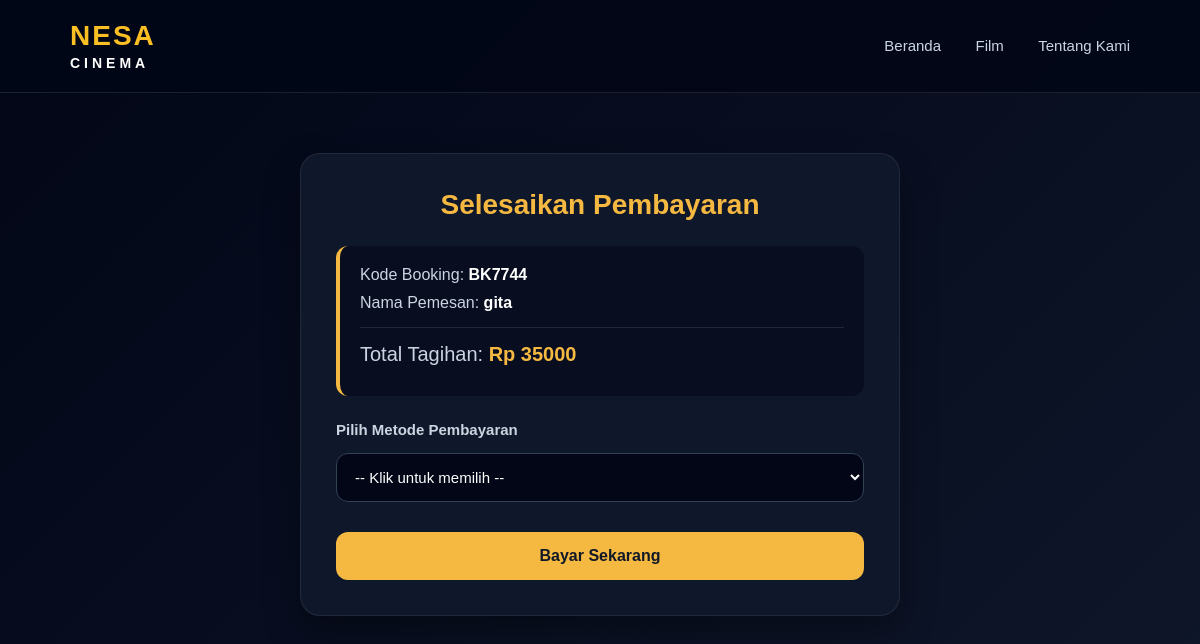
The page /payment/28/ on the database its author committed.
### booking/models.py (models this page shows, shortened)
class Tiket(models.Model):
    JENIS_TIKET_CHOICES = [
        ('reguler', 'Reguler'),
        ('pelajar', 'Pelajar'),
        ('weekend', 'Weekend'),
    ]
    STATUS_CHOICES = [
        ('AKTIF', 'Aktif'),
        ('BATAL', 'Batal'),
    ]
    kode_booking = models.CharField(max_length=20)
    nama_pemesan = models.CharField(max_length=100)
    jenis_tiket = models.CharField(max_length=20, choices=JENIS_TIKET_CHOICES)
    harga = models.IntegerField()
    jumlah_kursi = models.IntegerField()
    total_harga = models.IntegerField(default=0)
    status = models.CharField(
        max_length=20,
        choices=STATUS_CHOICES,
        default='AKTIF'
    )
    jadwal = models.ForeignKey(
        JadwalTayang,
        on_delete=models.CASCADE
    )
    kursi = models.ManyToManyField(Kursi)

### payment/views.py (the view, shortened to what this page needs)
# urls.py: path('<int:tiket_id>/', views.index_payment, name='index_payment'),
def index_payment(request, tiket_id):
    tiket = get_object_or_404(Tiket, id=tiket_id)
    return render(request, 'payment/payment_page.html', {'tiket': tiket})

### payment/templates/payment/payment_page.html (shortened to what this page needs)
{% load static %}
<!DOCTYPE html>
<html lang="id">
<head>
</head>
<body>
    <div class="navbar">
        <div class="logo">
            NESA
            <span>CINEMA</span>
        </div>
        <div class="menu">
            <a href="#">Beranda</a>
            <a href="#">Film</a>
            <a href="#">Tentang Kami</a>
        </div>
    </div>
    <div class="payment-container">
        <h2 class="payment-title">Selesaikan Pembayaran</h2>
        <div class="ticket-summary">
            <p>Kode Booking: <b>{{ tiket.kode_booking }}</b></p>
            <p>Nama Pemesan: <b>{{ tiket.nama_pemesan }}</b></p>
            <p class="total-price">Total Tagihan: <b>Rp {{ tiket.total_harga }}</b></p>
        </div>
        <form id="formPembayaran" method="POST" class="payment-form">
            <label for="payment_method">Pilih Metode Pembayaran</label>
            <select name="payment_method" id="payment_method" required>
                <option value="" disabled selected>-- Klik untuk memilih --</option>
            </select>
            <button type="submit" class="btn-pay">Bayar Sekarang</button>
        </form>
    </div>
</body>
</html>

### payment/templates/payment/payment_page.html (style rules this page uses)
* { margin: 0; padding: 0; box-sizing: border-box; }
body { font-family: Arial, sans-serif; background: linear-gradient(135deg, #020617, #0f172a); color: #ffffff; min-height: 100vh; }
.navbar { width: 100%; padding: 22px 70px; display: flex; justify-content: space-between; align-items: center; border-bottom: 1px solid rgba(255, 255, 255, 0.1); background-color: rgba(2, 6, 23, 0.9); position: sticky; top: 0; z-index: 10; }
.logo { color: #fbbf24; font-size: 28px; font-weight: 800; letter-spacing: 2px; line-height: 1; }
.logo span { display: block; color: #ffffff; font-size: 14px; letter-spacing: 4px; margin-top: 6px; }
.menu a { color: #cbd5e1; text-decoration: none; margin-left: 30px; font-size: 15px; }
.payment-container { max-width: 600px; margin: 60px auto; padding: 35px; background-color: #0f172a; border-radius: 20px; border: 1px solid rgba(255, 255, 255, 0.08); box-shadow: 0 15px 35px rgba(0, 0, 0, 0.35); }
.payment-title { color: #f5b942; text-align: center; font-size: 28px; margin-bottom: 25px; }
.ticket-summary { background-color: rgba(2, 6, 23, 0.5); padding: 20px; border-radius: 12px; margin-bottom: 25px; border-left: 4px solid #f5b942; }
.ticket-summary p { margin-bottom: 10px; font-size: 16px; color: #cbd5e1; }
.ticket-summary b { color: white; }
.total-price { font-size: 20px !important; margin-top: 15px; padding-top: 15px; border-top: 1px solid rgba(255, 255, 255, 0.1); }
.total-price b { color: #f5b942 !important; }
.payment-form { display: flex; flex-direction: column; gap: 15px; }
.payment-form label { font-weight: bold; color: #cbd5e1; font-size: 15px; }
.payment-form select { padding: 14px; border-radius: 12px; background-color: #020617; color: white; border: 1px solid #334155; font-size: 15px; outline: none; cursor: pointer; }
.btn-pay { margin-top: 15px; padding: 15px; background-color: #f5b942; color: #111827; font-weight: bold; font-size: 16px; border: none; border-radius: 12px; cursor: pointer; transition: 0.3s; }

### rows shown on the page
Tiket: kode_booking "BK7744", nama_pemesan "gita", total_harga "35000"
